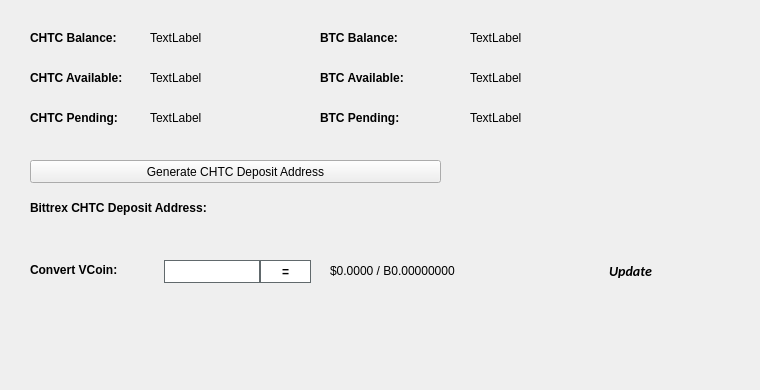
   <widget class="QWidget" name="BalanceTab">
    <attribute name="title">
     <string>Balance</string>
    </attribute>
    <widget class="QLabel" name="BitcoinBalanceLabel">
     <property name="geometry">
      <rect>
       <x>470</x>
       <y>30</y>
       <width>150</width>
       <height>16</height>
      </rect>
     </property>
     <property name="text">
      <string>TextLabel</string>
     </property>
    </widget>
    <widget class="QLabel" name="CHTCBalanceLabel">
     <property name="geometry">
      <rect>
       <x>150</x>
       <y>30</y>
       <width>150</width>
       <height>16</height>
      </rect>
     </property>
     <property name="text">
      <string>TextLabel</string>
     </property>
    </widget>
    <widget class="QLabel" name="label_11">
     <property name="geometry">
      <rect>
       <x>30</x>
       <y>30</y>
       <width>101</width>
       <height>16</height>
      </rect>
     </property>
     <property name="font">
      <font>
       <weight>75</weight>
       <bold>true</bold>
      </font>
     </property>
     <property name="text">
      <string>CHTC Balance:</string>
     </property>
    </widget>
    <widget class="QLabel" name="label_12">
     <property name="geometry">
      <rect>
       <x>320</x>
       <y>30</y>
       <width>101</width>
       <height>16</height>
      </rect>
     </property>
     <property name="font">
      <font>
       <weight>75</weight>
       <bold>true</bold>
      </font>
     </property>
     <property name="text">
      <string>BTC Balance:</string>
     </property>
    </widget>
    <widget class="QLabel" name="CHTCAvailableLabel_2">
     <property name="geometry">
      <rect>
       <x>150</x>
       <y>70</y>
       <width>150</width>
       <height>16</height>
      </rect>
     </property>
     <property name="text">
      <string>TextLabel</string>
     </property>
    </widget>
    <widget class="QLabel" name="label_13">
     <property name="geometry">
      <rect>
       <x>30</x>
       <y>70</y>
       <width>111</width>
       <height>16</height>
      </rect>
     </property>
     <property name="font">
      <font>
       <weight>75</weight>
       <bold>true</bold>
      </font>
     </property>
     <property name="text">
      <string>CHTC Available:</string>
     </property>
    </widget>
    <widget class="QLabel" name="label_14">
     <property name="geometry">
      <rect>
       <x>30</x>
       <y>110</y>
       <width>101</width>
       <height>16</height>
      </rect>
     </property>
     <property name="font">
      <font>
       <weight>75</weight>
       <bold>true</bold>
      </font>
     </property>
     <property name="text">
      <string>CHTC Pending:</string>
     </property>
    </widget>
    <widget class="QLabel" name="CHTCPendingLabel">
     <property name="geometry">
      <rect>
       <x>150</x>
       <y>110</y>
       <width>150</width>
       <height>16</height>
      </rect>
     </property>
     <property name="text">
      <string>TextLabel</string>
     </property>
    </widget>
    <widget class="QLabel" name="label_15">
     <property name="geometry">
      <rect>
       <x>320</x>
       <y>70</y>
       <width>111</width>
       <height>16</height>
      </rect>
     </property>
     <property name="font">
      <font>
       <weight>75</weight>
       <bold>true</bold>
      </font>
     </property>
     <property name="text">
      <string>BTC Available:</string>
     </property>
    </widget>
    <widget class="QLabel" name="BitcoinAvailableLabel">
     <property name="geometry">
      <rect>
       <x>470</x>
       <y>70</y>
       <width>150</width>
       <height>16</height>
      </rect>
     </property>
     <property name="text">
      <string>TextLabel</string>
     </property>
    </widget>
    <widget class="QLabel" name="label_31">
     <property name="geometry">
      <rect>
       <x>320</x>
       <y>110</y>
       <width>111</width>
       <height>16</height>
      </rect>
     </property>
     <property name="font">
      <font>
       <weight>75</weight>
       <bold>true</bold>
      </font>
     </property>
     <property name="text">
      <string>BTC Pending:</string>
     </property>
    </widget>
    <widget class="QLabel" name="BitcoinPendingLabel">
     <property name="geometry">
      <rect>
       <x>470</x>
       <y>110</y>
       <width>150</width>
       <height>16</height>
      </rect>
     </property>
     <property name="text">
      <string>TextLabel</string>
     </property>
    </widget>
    <widget class="QLabel" name="label_33">
     <property name="geometry">
      <rect>
       <x>30</x>
       <y>200</y>
       <width>221</width>
       <height>16</height>
      </rect>
     </property>
     <property name="font">
      <font>
       <weight>75</weight>
       <bold>true</bold>
      </font>
     </property>
     <property name="text">
      <string>Bittrex CHTC Deposit Address:</string>
     </property>
    </widget>
    <widget class="QPushButton" name="GenDepositBTN">
     <property name="geometry">
      <rect>
       <x>30</x>
       <y>160</y>
       <width>411</width>
       <height>23</height>
      </rect>
     </property>
     <property name="text">
      <string>Generate CHTC Deposit Address</string>
     </property>
     <property name="icon">
      <iconset resource="../chtc.qrc">
       <normaloff>:/icons/bitcoin</normaloff>:/icons/bitcoin</iconset>
     </property>
    </widget>
    <widget class="QLabel" name="DepositAddressLabel">
     <property name="geometry">
      <rect>
       <x>200</x>
       <y>200</y>
       <width>261</width>
       <height>16</height>
      </rect>
     </property>
     <property name="palette">
      <palette>
       <active>
        <colorrole role="WindowText">
         <brush brushstyle="SolidPattern">
          <color alpha="255">
           <red>0</red>
           <green>0</green>
           <blue>0</blue>
          </color>
         </brush>
        </colorrole>
        <colorrole role="Text">
         <brush brushstyle="SolidPattern">
          <color alpha="255">
           <red>0</red>
           <green>0</green>
           <blue>255</blue>
          </color>
         </brush>
        </colorrole>
       </active>
       <inactive>
        <colorrole role="WindowText">
         <brush brushstyle="SolidPattern">
          <color alpha="255">
           <red>0</red>
           <green>0</green>
           <blue>0</blue>
          </color>
         </brush>
        </colorrole>
        <colorrole role="Text">
         <brush brushstyle="SolidPattern">
          <color alpha="255">
           <red>0</red>
           <green>0</green>
           <blue>255</blue>
          </color>
         </brush>
        </colorrole>
       </inactive>
       <disabled>
        <colorrole role="WindowText">
         <brush brushstyle="SolidPattern">
          <color alpha="255">
           <red>120</red>
           <green>120</green>
           <blue>120</blue>
          </color>
         </brush>
        </colorrole>
        <colorrole role="Text">
         <brush brushstyle="SolidPattern">
          <color alpha="255">
           <red>120</red>
           <green>120</green>
           <blue>120</blue>
          </color>
         </brush>
        </colorrole>
       </disabled>
      </palette>
     </property>
     <property name="font">
      <font>
       <weight>75</weight>
       <bold>true</bold>
      </font>
     </property>
     <property name="text">
      <string/>
     </property>
     <property name="alignment">
      <set>Qt::AlignRight|Qt::AlignTrailing|Qt::AlignVCenter</set>
     </property>
     <property name="textInteractionFlags">
      <set>Qt::LinksAccessibleByMouse|Qt::TextSelectableByKeyboard|Qt::TextSelectableByMouse</set>
     </property>
    </widget>
    <widget class="QLabel" name="label_8">
     <property name="geometry">
      <rect>
       <x>460</x>
       <y>300</y>
       <width>281</width>
       <height>81</height>
      </rect>
     </property>
     <property name="text">
      <string/>
     </property>
     <property name="pixmap">
      <pixmap>:/images/bittrex</pixmap>
     </property>
    </widget>
    <widget class="QWidget" name="widgetConversion" native="true">
     <property name="geometry">
      <rect>
       <x>0</x>
       <y>250</y>
       <width>751</width>
       <height>43</height>
      </rect>
     </property>
     <property name="minimumSize">
      <size>
       <width>0</width>
       <height>43</height>
      </size>
     </property>
     <property name="styleSheet">
      <string notr="true"/>
     </property>
     <widget class="QPushButton" name="btnUpdateMarketData">
      <property name="geometry">
       <rect>
        <x>575</x>
        <y>0</y>
        <width>111</width>
        <height>41</height>
       </rect>
      </property>
      <property name="sizePolicy">
       <sizepolicy hsizetype="Expanding" vsizetype="Expanding">
        <horstretch>0</horstretch>
        <verstretch>0</verstretch>
       </sizepolicy>
      </property>
      <property name="font">
       <font>
        <family>calibri</family>
        <pointsize>-1</pointsize>
        <weight>75</weight>
        <italic>true</italic>
        <bold>true</bold>
       </font>
      </property>
      <property name="styleSheet">
       <string notr="true">margin:0px;text-align:center;padding:2px;border-radius:3px;font-style:italic;width:100px;font-size:14px;font-family:calibri;font-weight:600;</string>
      </property>
      <property name="text">
       <string>Update</string>
      </property>
      <property name="iconSize">
       <size>
        <width>150</width>
        <height>35</height>
       </size>
      </property>
      <property name="autoDefault">
       <bool>true</bool>
      </property>
      <property name="default">
       <bool>true</bool>
      </property>
     </widget>
     <widget class="QLabel" name="lblConvertVCoin">
      <property name="geometry">
       <rect>
        <x>30</x>
        <y>10</y>
        <width>131</width>
        <height>20</height>
       </rect>
      </property>
      <property name="styleSheet">
       <string notr="true"/>
      </property>
      <property name="text">
       <string>&lt;html&gt;&lt;head/&gt;&lt;body&gt;&lt;p&gt;&lt;span style=&quot; font-weight:600;&quot;&gt;Convert VCoin:&lt;/span&gt;&lt;/p&gt;&lt;/body&gt;&lt;/html&gt;</string>
      </property>
     </widget>
     <widget class="QLineEdit" name="txtConvertVCoinQty">
      <property name="geometry">
       <rect>
        <x>160</x>
        <y>10</y>
        <width>100</width>
        <height>23</height>
       </rect>
      </property>
      <property name="minimumSize">
       <size>
        <width>100</width>
        <height>23</height>
       </size>
      </property>
      <property name="maximumSize">
       <size>
        <width>100</width>
        <height>16777215</height>
       </size>
      </property>
      <property name="styleSheet">
       <string notr="true">border: 1px solid #61696c;margin-left:4px;</string>
      </property>
     </widget>
     <widget class="QPushButton" name="btnConvertChtc">
      <property name="geometry">
       <rect>
        <x>260</x>
        <y>10</y>
        <width>51</width>
        <height>23</height>
       </rect>
      </property>
      <property name="minimumSize">
       <size>
        <width>0</width>
        <height>23</height>
       </size>
      </property>
      <property name="styleSheet">
       <string notr="true">border:1px solid #61696c;background:white;font-weight:600;</string>
      </property>
      <property name="text">
       <string>=</string>
      </property>
     </widget>
     <widget class="QLabel" name="lblConvertVCoinResults">
      <property name="geometry">
       <rect>
        <x>330</x>
        <y>0</y>
        <width>201</width>
        <height>41</height>
       </rect>
      </property>
      <property name="styleSheet">
       <string notr="true"/>
      </property>
      <property name="text">
       <string>$0.0000 / B0.00000000</string>
      </property>
     </widget>
     <widget class="QLabel" name="iconOverviewUpdateWait">
      <property name="geometry">
       <rect>
        <x>670</x>
        <y>10</y>
        <width>24</width>
        <height>24</height>
       </rect>
      </property>
      <property name="text">
       <string/>
      </property>
      <property name="pixmap">
       <pixmap resource="../chtc.qrc">:/icons/transaction_1</pixmap>
      </property>
      <property name="scaledContents">
       <bool>true</bool>
      </property>
      <property name="alignment">
       <set>Qt::AlignCenter</set>
      </property>
     </widget>
    </widget>
   </widget>
